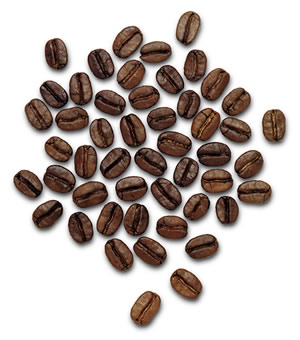
//> input picture segmentation/data/coffee_grains.jpg, 300 x 340 px
$ ./s1d ../data/coffee_grains.jpg out.png   (built with g++ and OpenCV 4)
//> lines starting //> are read from the running program, lines starting //| are printed output that depends on the picture; after the words box and inside, x2 and y2 are one past the last pixel; in counts of white or black regions, pixels touching at a corner belong together
// Coffee grains watershed markers
#include <algorithm>
#include <iostream>
#include <opencv2/opencv.hpp>
#include <vector>

int main(int argc, char* argv[]) {
  if (argc != 3) {
    std::cout << "Error: number of arguments: include input image file" << std::endl;
    return 1;
  }
  cv::Mat image = cv::imread(argv[1]);
//> image is the input picture: 340 rows x 300 cols, CV_8UC3; mean B, G, R 179.4, 183.5, 192.9

  cv::Mat gray_image;
  cv::cvtColor(image, gray_image, cv::COLOR_BGR2GRAY);
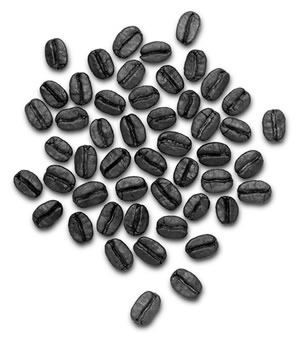
//> gray_image: 340 rows x 300 cols, CV_8UC1; min 0, max 255, mean 185.9

  cv::Mat thresholded;
  cv::threshold(gray_image, thresholded, 80, 255, 1);
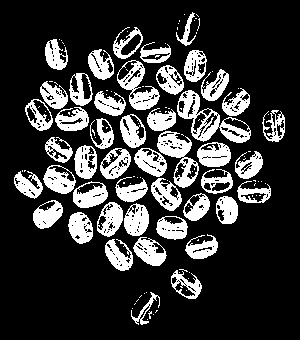
//> thresholded: 340 rows x 300 cols, CV_8UC1; 21.9% white; 130 white regions (84 under 20 px), largest, box (x1, y1, x2, y2) and area: (177, 90, 251, 143) 1244, (157, 131, 199, 188) 975, (117, 60, 160, 110) 858

  cv::Mat kernel = cv::getStructuringElement(cv::MORPH_ELLIPSE, cv::Size(5, 5));
  morphologyEx(thresholded, thresholded, cv::MORPH_OPEN, kernel);
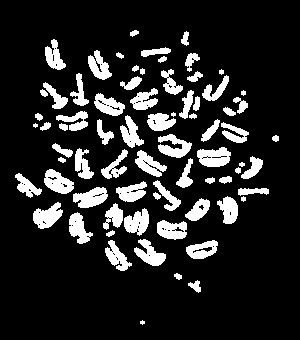
//> thresholded: 340 rows x 300 cols, CV_8UC1; 14.9% white; 73 white regions (3 under 20 px)

  std::vector<std::vector<cv::Point>> contours;
  findContours(thresholded, contours, cv::RETR_EXTERNAL, cv::CHAIN_APPROX_SIMPLE);
//> contours = 73 contours, 8 with area under 20; largest, box (x1, y1, x2, y2) and area: (197, 147, 231, 167) 474, (44, 169, 74, 194) 444, (73, 187, 108, 208) 442, (33, 202, 63, 229) 440, (157, 220, 187, 240) 422

  cv::Mat markers = cv::Mat::zeros(image.size(), CV_32SC1);

  for (size_t i = 0; i < contours.size(); i++) {
    drawContours(markers, contours, static_cast<int>(i), cv::Scalar(static_cast<int>(i) + 1), -1);
  }
//> this loop made 73 passes
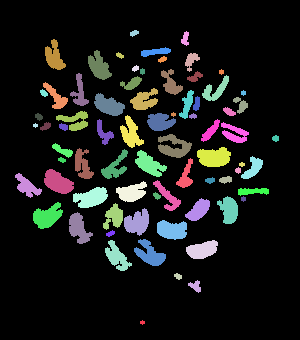
//> markers: 340 rows x 300 cols, CV_32SC1; 74 distinct labels, from 0 to 73; one colour per label, 0 black

  watershed(image, markers);
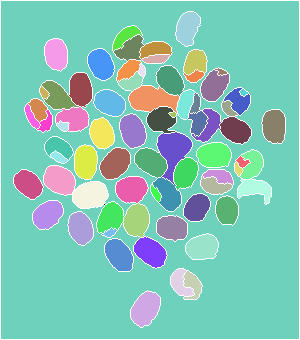
//> markers: 340 rows x 300 cols, CV_32SC1; 75 distinct labels, from -1 to 73; one colour per label, 0 black, -1 white

  cv::Mat segmented = cv::Mat::zeros(image.size(), CV_8UC3);
  for (int i = 0; i < markers.rows; i++) {
    for (int j = 0; j < markers.cols; j++) {
      int index = markers.at<int>(i, j);
      if (index == -1) {
        segmented.at<cv::Vec3b>(i, j) = cv::Vec3b(0, 0, 255);
      } else {
        segmented.at<cv::Vec3b>(i, j) = image.at<cv::Vec3b>(i, j);
      }
    }
  }
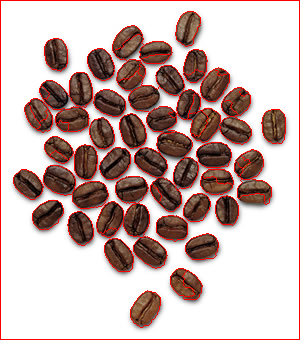
//> segmented: 340 rows x 300 cols, CV_8UC3; mean B, G, R 171.3, 175.2, 198.5

  cv::imwrite(argv[2], segmented);
}

$ run again, on segmentation/data/white_grains.jpg
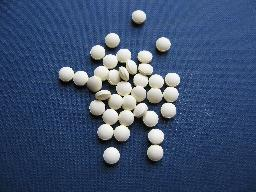
//> input picture segmentation/data/white_grains.jpg, 256 x 192 px
//> image is the input picture: 192 rows x 256 cols, CV_8UC3; mean B, G, R 113, 80.8, 61.6
//> `morphologyEx(thresholded, thresholded, cv::MORPH_OPEN, kernel);`:
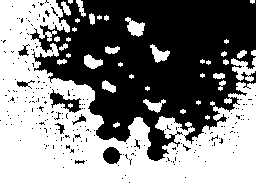
//> thresholded: 192 rows x 256 cols, CV_8UC1; 53.7% white; 235 black regions (226 under 20 px)
//> contours = 40 contours, 24 with area under 20; largest, box (x1, y1, x2, y2) and area: (0, 0, 256, 192) 24765, (231, 57, 256, 82) 260, (125, 17, 145, 37) 192, (150, 44, 170, 63) 156, (84, 54, 103, 69) 151
//> the loop `for (size_t i = 0; i < contours.size(); i++)` made 40 passes
//> after the loop `for (int i = 0; i < markers.rows; i++)`:
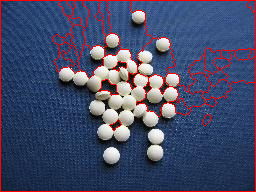
//> segmented: 192 rows x 256 cols, CV_8UC3; mean B, G, R 106.5, 75.9, 70.4
